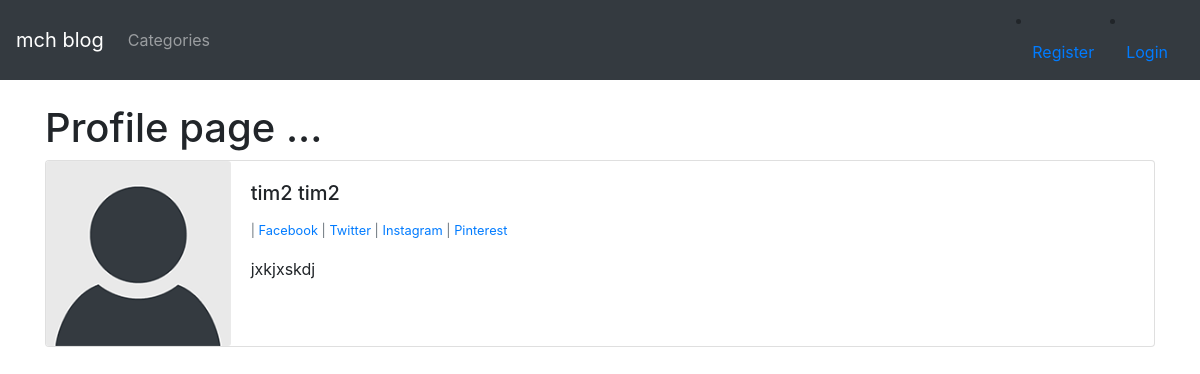
The page /members/6/profile/ on the database its author committed.
### theblog/models.py (models this page shows, shortened)
class Profile(models.Model):
    user = models.OneToOneField(User, on_delete=models.CASCADE)
    bio = models.TextField()
    profile_pic = models.ImageField(null=True, blank=True, upload_to='images/profile/')
    website_url = models.CharField(max_length=255, null=True, blank=True)
    facebook_url = models.CharField(max_length=255, null=True, blank=True)
    twitter_url = models.CharField(max_length=255, null=True, blank=True)
    instagram_url = models.CharField(max_length=255, null=True, blank=True)
    pinterest_url = models.CharField(max_length=255, null=True, blank=True)

### members/views.py (the view)
# urls.py: path('<int:pk>/profile/', ShowProfilePage.as_view(), name='show_profile_page'),
class ShowProfilePage(DetailView):
    model = Profile
    template_name = 'registration/show_profile.html'
    def get_context_data(self, *args, **kwargs):
        page_user = get_object_or_404(Profile, id= self.kwargs['pk'])
        context = super(ShowProfilePage, self).get_context_data(*args, **kwargs)
        context["page_user"] = page_user
        return context

### members/templates/registration/show_profile.html (shortened to what this page needs)
{% extends 'base.html' %}
{% load static %}
{% block content %}
<h1>Profile page ...</h1>
<div class="card mb-3">
    <div class="row no-gutters">
      <div class="col-md-2">
        {% if page_user.profile_pic %}
       <img src="{{ page_user.profile_pic.url }}" class="card-img"/>
        {% else %}
        <img src="{% static 'theblog/images/default_profile_pic.png' %}" class="card-img"/>
    {% endif %}
      </div>
      <div class="col-md-10">
        <div class="card-body">
          <h5 class="card-title"> {{page_user.user.first_name}} {{page_user.user.last_name}}   </h5>
          <p class="card-text"><small class="text-muted">
            {% if page_user.facebook_url %}
            | <a href="{{page_user.facebook_url}}"> Facebook</a>
            {% endif %}
            {% if page_user.twitter_url %}
            |<a href="{{page_user.twitter_url}}"> Twitter</a>
            {% endif %}
            {% if page_user.instagram_url %}
            |<a href="{{page_user.intagram_url}}"> Instagram</a>
            {% endif %}
            {% if page_user.pinterest_url %}
            |<a href="{{page_user.pinterest_url}}"> Pinterest</a>
            {% endif %}
             </small></p>
          <p class="card-text"> {{ page_user.bio }}</p>
        </div>
      </div>
    </div>
  </div>
{% endblock %}

### rows shown on the page
Profile: user.first_name "tim2", user.last_name "tim2", bio "jxkjxskdj"
